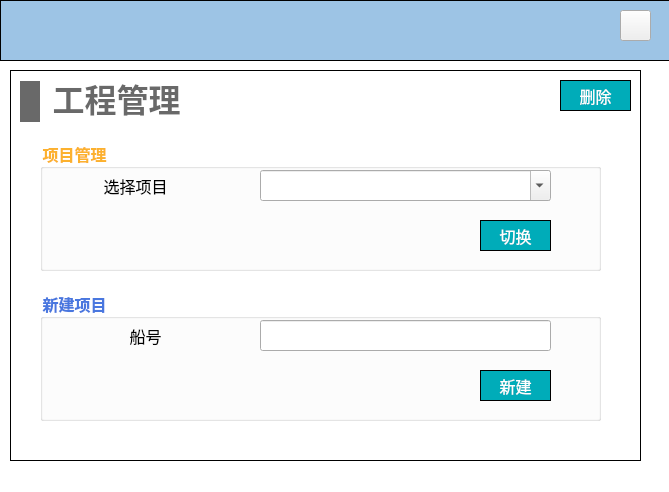
<?xml version="1.0" encoding="UTF-8"?>
<ui version="4.0">
 <class>create_prj</class>
 <widget class="QWidget" name="create_prj">
  <property name="geometry">
   <rect>
    <x>0</x>
    <y>0</y>
    <width>669</width>
    <height>492</height>
   </rect>
  </property>
  <property name="windowTitle">
   <string>Form</string>
  </property>
  <property name="styleSheet">
   <string notr="true">#create_prj
{
background-color: rgb(255, 255, 255);
}

QLineEdit 
{
font-family: 'Microsoft YaHei';
font-size: 13px;
}

QComboBox
{
font-family: 'Microsoft YaHei';
font-size: 13px;
}</string>
  </property>
  <widget class="QWidget" name="widget_top" native="true">
   <property name="geometry">
    <rect>
     <x>0</x>
     <y>0</y>
     <width>671</width>
     <height>61</height>
    </rect>
   </property>
   <property name="styleSheet">
    <string notr="true">#widget_top
{
border: 1px solid #000000;
background-color: rgb(157, 196, 229);
	background-color: rgb(157, 196, 229);
}</string>
   </property>
   <widget class="QPushButton" name="close">
    <property name="geometry">
     <rect>
      <x>620</x>
      <y>10</y>
      <width>31</width>
      <height>31</height>
     </rect>
    </property>
    <property name="styleSheet">
     <string notr="true">border-image: url(:/images/image/closeWindow.jpg);</string>
    </property>
    <property name="text">
     <string/>
    </property>
   </widget>
  </widget>
  <widget class="QWidget" name="widget_prj_info" native="true">
   <property name="geometry">
    <rect>
     <x>10</x>
     <y>70</y>
     <width>631</width>
     <height>391</height>
    </rect>
   </property>
   <property name="styleSheet">
    <string notr="true">#widget_prj_info
{
border: 1px solid #000000;
}</string>
   </property>
   <widget class="QWidget" name="layoutWidget">
    <property name="geometry">
     <rect>
      <x>10</x>
      <y>10</y>
      <width>169</width>
      <height>43</height>
     </rect>
    </property>
    <layout class="QHBoxLayout" name="horizontalLayout_14">
     <item>
      <widget class="QLabel" name="label_2">
       <property name="minimumSize">
        <size>
         <width>20</width>
         <height>41</height>
        </size>
       </property>
       <property name="maximumSize">
        <size>
         <width>20</width>
         <height>41</height>
        </size>
       </property>
       <property name="styleSheet">
        <string notr="true">QLabel { 
border: none; 
background-color : rgb(105, 105, 105);
}</string>
       </property>
       <property name="text">
        <string/>
       </property>
      </widget>
     </item>
     <item>
      <widget class="QLabel" name="label_3">
       <property name="minimumSize">
        <size>
         <width>141</width>
         <height>41</height>
        </size>
       </property>
       <property name="maximumSize">
        <size>
         <width>141</width>
         <height>41</height>
        </size>
       </property>
       <property name="font">
        <font>
         <family>Microsoft YaHei</family>
         <pointsize>24</pointsize>
         <bold>true</bold>
        </font>
       </property>
       <property name="styleSheet">
        <string notr="true">QLabel { 
border: none; 
color : rgb(105, 105, 105);
}</string>
       </property>
       <property name="text">
        <string>工程管理</string>
       </property>
       <property name="alignment">
        <set>Qt::AlignBottom|Qt::AlignHCenter</set>
       </property>
      </widget>
     </item>
    </layout>
   </widget>
   <widget class="QGroupBox" name="groupBox_create_prj">
    <property name="geometry">
     <rect>
      <x>30</x>
      <y>220</y>
      <width>561</width>
      <height>131</height>
     </rect>
    </property>
    <property name="font">
     <font>
      <family>Microsoft YaHei</family>
      <pointsize>12</pointsize>
      <bold>true</bold>
     </font>
    </property>
    <property name="styleSheet">
     <string notr="true">#groupBox_create_prj
{
color: rgb(73, 119, 223);
}</string>
    </property>
    <property name="title">
     <string>新建项目</string>
    </property>
    <widget class="QLabel" name="label_4">
     <property name="geometry">
      <rect>
       <x>80</x>
       <y>30</y>
       <width>51</width>
       <height>31</height>
      </rect>
     </property>
     <property name="font">
      <font>
       <family>Microsoft YaHei</family>
       <pointsize>12</pointsize>
      </font>
     </property>
     <property name="text">
      <string>船号</string>
     </property>
     <property name="alignment">
      <set>Qt::AlignCenter</set>
     </property>
    </widget>
    <widget class="QLineEdit" name="lineEdit_prj_num">
     <property name="geometry">
      <rect>
       <x>220</x>
       <y>30</y>
       <width>291</width>
       <height>31</height>
      </rect>
     </property>
     <property name="font">
      <font>
       <family>Microsoft YaHei</family>
       <pointsize>-1</pointsize>
      </font>
     </property>
    </widget>
    <widget class="QPushButton" name="pushButton_create_prj">
     <property name="geometry">
      <rect>
       <x>440</x>
       <y>80</y>
       <width>71</width>
       <height>31</height>
      </rect>
     </property>
     <property name="font">
      <font>
       <family>Microsoft YaHei</family>
       <pointsize>12</pointsize>
      </font>
     </property>
     <property name="styleSheet">
      <string notr="true">QPushButton
{
	color:#ffffff; /*文字颜色*/
    background-color: #00ACB9;/*背景色*/
    border-radius:0px; /*边框倒角*/
	border: 1px solid #000000;
}


QPushButton:hover 
{
background-color: rgb(0,142,153);
color: white;
}</string>
     </property>
     <property name="text">
      <string>新建</string>
     </property>
    </widget>
   </widget>
   <widget class="QGroupBox" name="groupBox_prj_manage">
    <property name="geometry">
     <rect>
      <x>30</x>
      <y>70</y>
      <width>561</width>
      <height>131</height>
     </rect>
    </property>
    <property name="font">
     <font>
      <family>Microsoft YaHei</family>
      <pointsize>12</pointsize>
      <bold>true</bold>
     </font>
    </property>
    <property name="styleSheet">
     <string notr="true">#groupBox_prj_manage
{
color: rgb(252, 177, 46);
}</string>
    </property>
    <property name="title">
     <string>项目管理</string>
    </property>
    <widget class="QLabel" name="label_5">
     <property name="geometry">
      <rect>
       <x>60</x>
       <y>30</y>
       <width>71</width>
       <height>31</height>
      </rect>
     </property>
     <property name="font">
      <font>
       <family>Microsoft YaHei</family>
       <pointsize>12</pointsize>
      </font>
     </property>
     <property name="text">
      <string>选择项目</string>
     </property>
     <property name="alignment">
      <set>Qt::AlignCenter</set>
     </property>
    </widget>
    <widget class="QComboBox" name="comboBox">
     <property name="geometry">
      <rect>
       <x>220</x>
       <y>30</y>
       <width>291</width>
       <height>31</height>
      </rect>
     </property>
     <property name="font">
      <font>
       <family>Microsoft YaHei</family>
       <pointsize>-1</pointsize>
      </font>
     </property>
     <property name="editable">
      <bool>true</bool>
     </property>
    </widget>
    <widget class="QPushButton" name="pushButton_5">
     <property name="geometry">
      <rect>
       <x>440</x>
       <y>80</y>
       <width>71</width>
       <height>31</height>
      </rect>
     </property>
     <property name="font">
      <font>
       <family>Microsoft YaHei</family>
       <pointsize>12</pointsize>
      </font>
     </property>
     <property name="styleSheet">
      <string notr="true">QPushButton
{
	color:#ffffff; /*文字颜色*/
    background-color: #00ACB9;/*背景色*/
    border-radius:0px; /*边框倒角*/
	border: 1px solid #000000;
}


QPushButton:hover 
{
background-color: rgb(0,142,153);
color: white;
}</string>
     </property>
     <property name="text">
      <string>切换</string>
     </property>
    </widget>
   </widget>
   <widget class="QPushButton" name="pushButton_6">
    <property name="geometry">
     <rect>
      <x>550</x>
      <y>10</y>
      <width>71</width>
      <height>31</height>
     </rect>
    </property>
    <property name="font">
     <font>
      <family>Microsoft YaHei</family>
      <pointsize>12</pointsize>
     </font>
    </property>
    <property name="styleSheet">
     <string notr="true">QPushButton
{
	color:#ffffff; /*文字颜色*/
    background-color: #00ACB9;/*背景色*/
    border-radius:0px; /*边框倒角*/
	border: 1px solid #000000;
}


QPushButton:hover 
{
background-color: rgb(0,142,153);
color: white;
}</string>
    </property>
    <property name="text">
     <string>删除</string>
    </property>
   </widget>
  </widget>
 </widget>
 <resources/>
 <connections/>
</ui>
